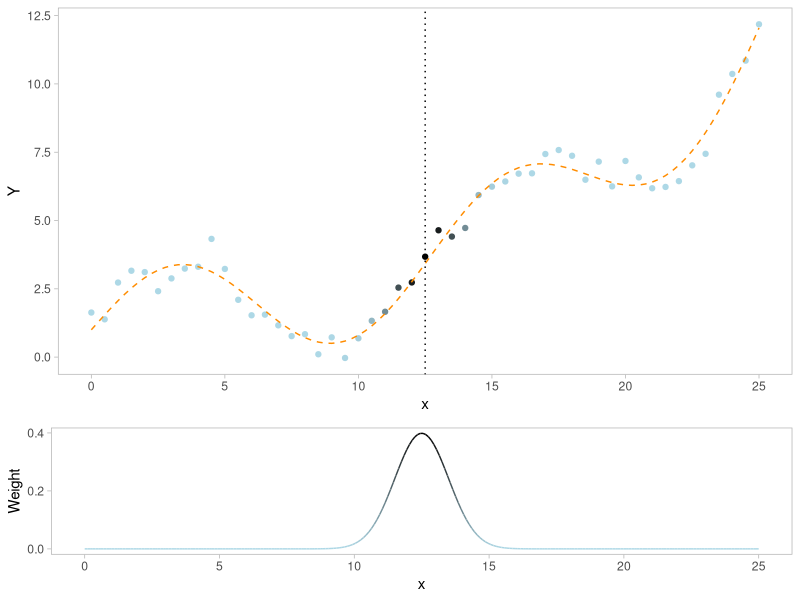
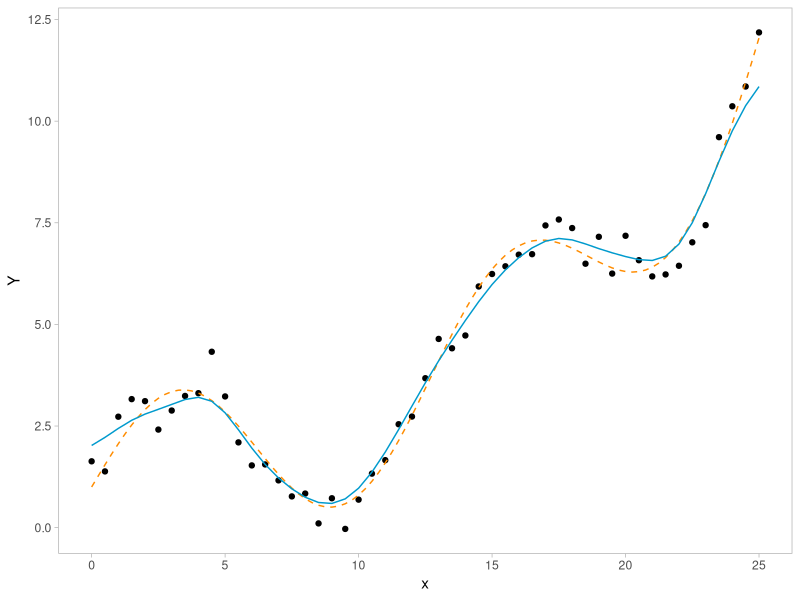
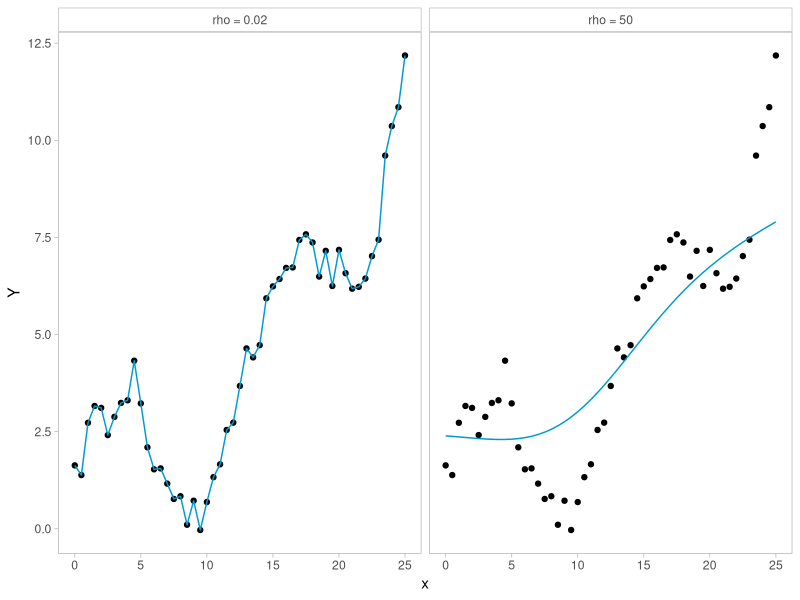
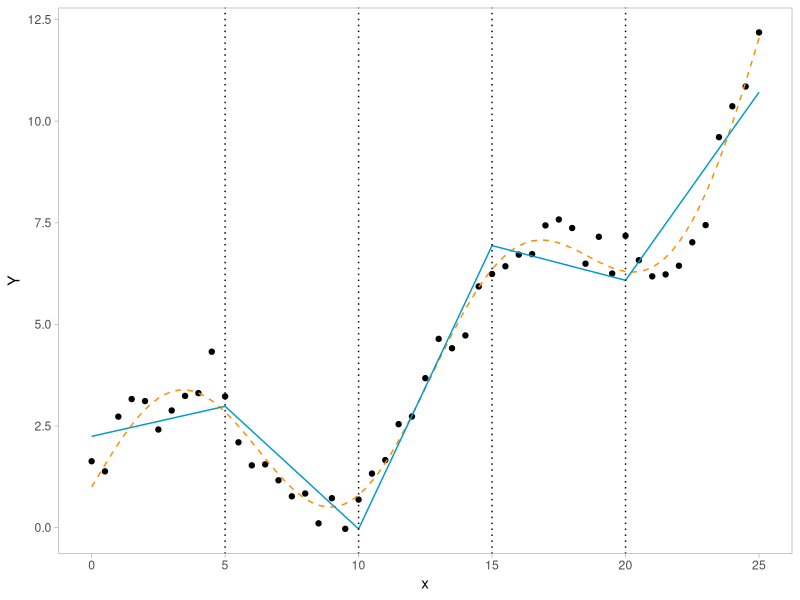
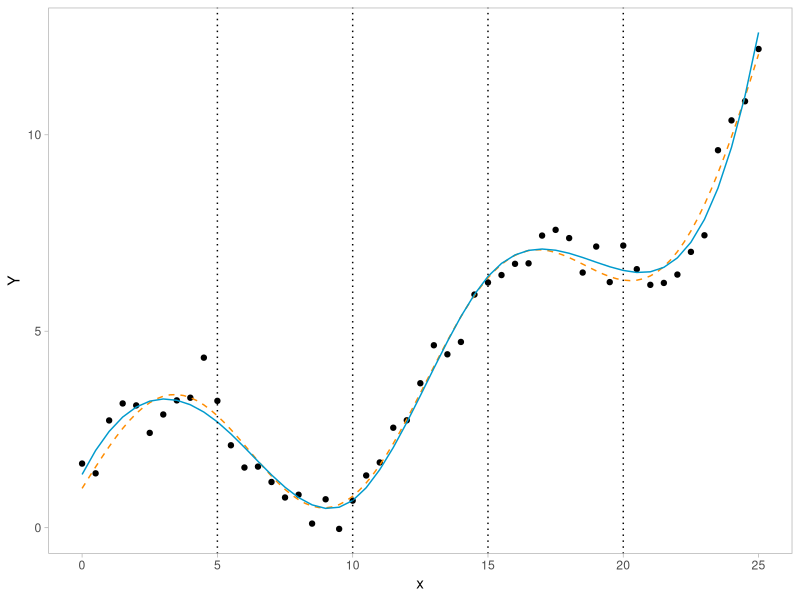
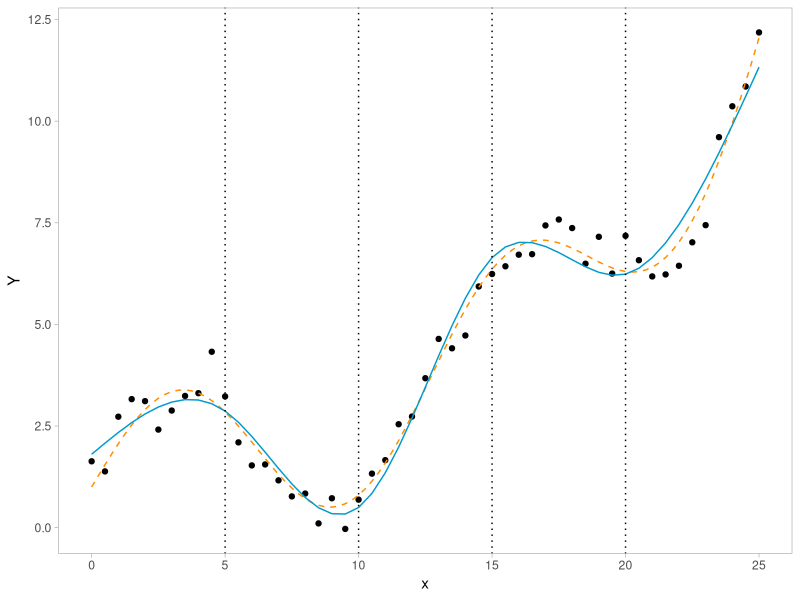
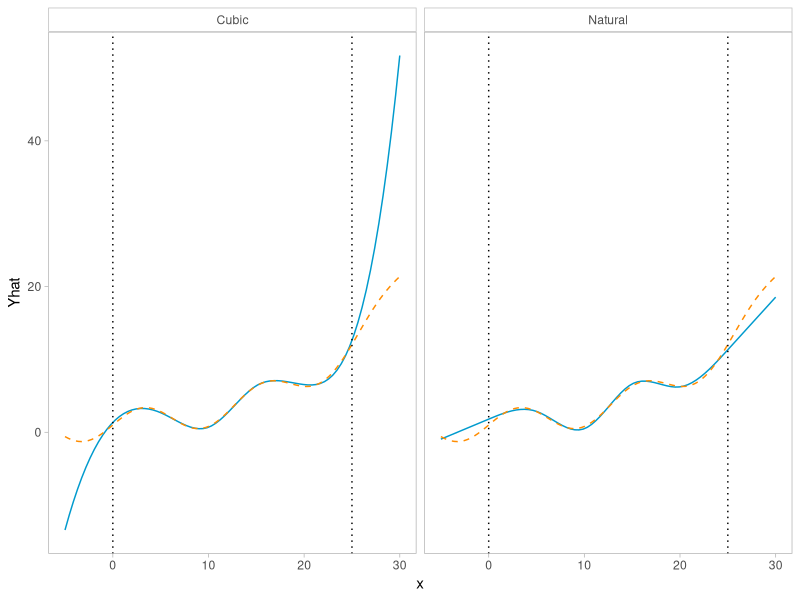
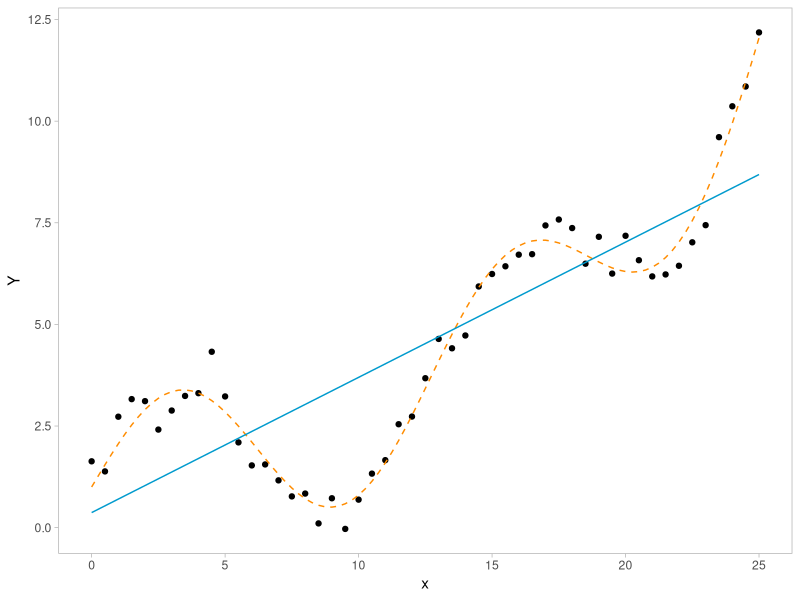

Reproduce these figures in R, in order.
library(tidyverse)
library(stats)
library(splines)

# set theme for plots
theme_set(theme_light())
theme_update(panel.grid.major = element_blank(), panel.grid.minor = element_blank())
theme_update(
  strip.background = element_rect(color="gray", fill="white"), 
  strip.text = element_text(color = "gray30")
)

########
# generate simulated points
########

# generate data from distribution
set.seed(0) # reproducibility
x <- seq(0, 25, length.out = 51)
Y <- exp(x/10) + 2*sin(x/2) + rnorm(51, mean = 0, sd = 0.5)
df <- data.frame(x, Y)

# plot data and linear regression line
q1 <- ggplot(df, aes(x, Y)) +
  geom_point() +
  geom_function(fun = function(x) exp(x/10) + 2*sin(x/2), 
                linetype = "dashed", color = "darkorange") + 
  geom_smooth(method = "lm", formula = "y~x", 
              color = "deepskyblue3", fill = "gray70", linewidth = 0.5, se = F)

# save plot
ggsave("index/figures/ch3_toy1.png", plot = q1, device = "png", 
       width = 5, height = 3)

########
# kernel regression
########

# get normal distribution of weights around query points
df$Weight <- dnorm(df$x, mean = 12.5, sd = 1)

# plot points colored by their weights
p1 <- ggplot(df, aes(x, Y)) +
  geom_point(aes(color = Weight)) +
  geom_function(fun = function(x) exp(x/10) + 2*sin(x/2), 
                linetype = "dashed", color = "darkorange") + 
  geom_vline(xintercept = 12.5, linetype = "dotted") +
  theme(legend.position = "none") +
  scale_color_gradient(low = "lightblue", high = "black")

# plot a curve of weights
normcurv <- data.frame(x = seq(0, 25, length.out = 250)) 
normcurv$Weight <- dnorm(normcurv$x, mean = 12.5, sd = 1)
p2 <- ggplot(normcurv, aes(x, Weight, color = Weight)) +
  geom_line() +
  scale_y_continuous(breaks = c(0, 0.2, 0.4)) +
  scale_color_gradient(low = "lightblue", high = "black") +
  theme(legend.position = "none") 

# stitch plots together
q2 <- cowplot::plot_grid(p1, p2, ncol = 1, rel_heights = c(0.7, 0.3))
q2

# save plot
ggsave("index/figures/ch3_toy2.png", plot = q2, device = "png", 
       width = 5, height = 4)

# fit kernel regression with sigma = 1, bandwidth = 8/3
kmr_toy <- ksmooth(df$x, df$Y, kernel = "normal", bandwidth = 8/3, x.points = df$x)
df <- df |> 
  left_join(as.data.frame(kmr_toy), by = "x") |> 
  rename(Yhat = y)

# plot kernel regression estimation
q3 <- ggplot(df) +
  geom_point(aes(x, Y)) +
  geom_function(fun = function(x) exp(x/10) + 2*sin(x/2), 
                linetype = "dashed", color = "darkorange") +
  geom_line(aes(x, Yhat), color = "deepskyblue3") 
q3

# save plot
ggsave("index/figures/ch3_toy3.png", plot = q3, device = "png", 
       width = 5, height = 3)

# fit kernel regression with sigma = 5, bandwidth = 40/3
kmr_toy_5 <- ksmooth(df$x, df$Y, kernel = "normal", bandwidth = 40/3, x.points = df$x)

# fit kernel regression with sigma = 0.1, bandwith = 8/30
kmr_toy_1 <- ksmooth(df$x, df$Y, kernel = "normal", bandwidth = 8/30, x.points = df$x)

# re-join data
dfrho <- df |> 
  left_join(as.data.frame(kmr_toy_5), by = "x") |> 
  rename("rho = 50" = y) |> 
  left_join(as.data.frame(kmr_toy_1), by = "x") |> 
  rename("rho = 0.02" = y) |> 
  select(-Yhat) |> 
  pivot_longer(cols = c("rho = 50", "rho = 0.02"), values_to = "Yhat")

# plot kernel regression with two values of rho
qrho <- ggplot(dfrho) +
  geom_point(aes(x, Y)) +
  geom_line(aes(x, Yhat), color = "deepskyblue3") +
  facet_wrap(~name)
qrho

# save plot
ggsave("index/figures/ch3_toyrho.png", plot = qrho, device = "png", 
       width = 7, height = 3)

########
# spline regression
########

kn <- c(5, 10, 15, 20) # 4 knots of equal width

# fit linear spline regression
spline_toy_line <- lm(Y ~ bs(x, knots = kn, degree = 1), data = df)
p_line <- predict(spline_toy_line, se = T)
df$Yhats_line <- p_line$fit

q4 <- ggplot(df) +
  geom_point(aes(x, Y)) +
  geom_function(fun = function(x) exp(x/10) + 2*sin(x/2), 
                linetype = "dashed", color = "darkorange") +
  geom_line(aes(x, Yhats_line), color = "deepskyblue3") +
  # geom_ribbon(aes(x, ymin = Ylows_line, ymax = Yups_line), fill = "gray70", alpha = 0.3) +
  geom_vline(xintercept = kn, linetype = "dotted")
q4

# save plot
ggsave("index/figures/ch3_toy4.png", plot = q4, device = "png", 
       width = 5, height = 3)

# fit cubic spline regression
spline_toy_cub <- lm(Y ~ bs(x, knots = kn), data = df)
p_cub <- predict(spline_toy_cub, se = T)
df$Yhats_cub <- p_cub$fit

# plot spline regression estimation
q5 <- ggplot(df) +
  geom_point(aes(x, Y)) +
  geom_function(fun = function(x) exp(x/10) + 2*sin(x/2), 
                linetype = "dashed", color = "darkorange") +
  geom_line(aes(x, Yhats_cub), color = "deepskyblue3") +
  geom_vline(xintercept = kn, linetype = "dotted")
q5

# save plot
ggsave("index/figures/ch3_toy5.png", plot = q5, device = "png", 
       width = 5, height = 3)

# fit natural spline regression
spline_toy_nat <- lm(Y ~ ns(x, knots = kn), data = df)
p_nat <- predict(spline_toy_nat, se = T)
df$Yhats_nat <- p_nat$fit

# plot spline regression estimation
q6 <- ggplot(df) +
  geom_point(aes(x, Y)) +
  geom_function(fun = function(x) exp(x/10) + 2*sin(x/2), 
                linetype = "dashed", color = "darkorange") +
  geom_line(aes(x, Yhats_nat), color = "deepskyblue3") +
  geom_vline(xintercept = c(5, 10, 15, 20), linetype = "dotted")
q6

# save plot
ggsave("index/figures/ch3_toy6.png", plot = q6, device = "png", 
       width = 5, height = 3)

# see what happens outside of the bounds
x_longer <- seq(-5, 30, length.out = 81)
y_longer_cub <- predict(spline_toy_cub, newdata = data.frame(x = x_longer))
y_longer_nat <- predict(spline_toy_nat, newdata = data.frame(x = x_longer))

df_longer <- data.frame(
  x = c(x_longer, x_longer), 
  spline = c(rep("Cubic", 81), rep("Natural", 81)), 
  Yhat = c(y_longer_cub, y_longer_nat)
)

# plot outside of bounds
qbounds <- ggplot(df_longer) + 
  geom_line(aes(x, Yhat), color = "deepskyblue3") +
  geom_function(fun = function(x) exp(x/10) + 2*sin(x/2), 
                linetype = "dashed", color = "darkorange") +
  geom_vline(xintercept = c(0, 25), linetype = "dotted") +
  facet_wrap(~spline) 
qbounds

# save plot
ggsave("index/figures/ch3_toybounds.png", plot = qbounds, device = "png", 
       width = 7, height = 3)
